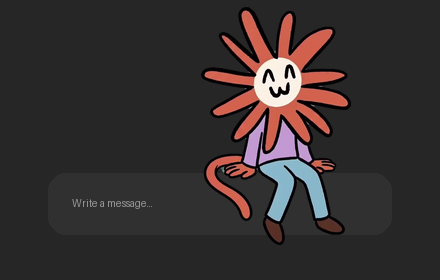
#> input picture store-assets/promo-440x280.png, 440 x 280 px
$ python slice.py ../../store-assets/promo-440x280.png
#> lines starting #> are read from the running program, lines starting #| are printed output that depends on the picture; after the words box and inside, x2 and y2 are one past the last pixel; in counts of white or black regions, pixels touching at a corner belong together
#!/usr/bin/env python3
"""
Local, model-free layer slicer for the flat color-coded mascot art.

Every pixel is classified to the NEAREST palette centroid. Grey centroids
(the fake checkerboard background AND the stone ledge) are discarded; the
chromatic character colors are kept. Black outline pixels are reassigned to
the nearest colored region. Same-color regions are split into instances by
connected components. Output layers are RGBA at the ORIGINAL canvas position,
so they stack back perfectly.

Usage: uv run python slice.py output/hero/nano-pro.png
"""
import sys
from pathlib import Path
import numpy as np
from PIL import Image
from scipy import ndimage

SRC = Path(sys.argv[1] if len(sys.argv) > 1 else "output/hero/nano-pro.png")
OUT = Path("output/layers/local"); OUT.mkdir(parents=True, exist_ok=True)

# chromatic character colors (greys are handled by saturation, not centroids).
COLORS = {
    "terracotta": (208, 96, 64), "blue": (128, 176, 192),
    "white": (240, 240, 224),    "lavender": (192, 160, 208),
    "brown": (80, 48, 32),
}
NAMES = list(COLORS) + ["black"]
CENT = np.array([COLORS[n] for n in COLORS], dtype=np.int16)
BG, BLACK = -1, len(COLORS)            # label sentinels
SAT_MIN, DARK_MAX = 30, 78             # grey if sat<SAT_MIN & bright; black if max<DARK_MAX


def classify(rgb):
    """Label per pixel: greys(by low saturation)->BG, dark->BLACK, else nearest color.

    Saturation-first keeps the grey checkerboard AND grey ledge out, while the
    near-black outlines (low sat but very dark) are preserved as their own class.
    """
    a = rgb.astype(np.int16)
    mx, mn = a.max(-1), a.min(-1)
    sat = mx - mn
    lab = np.full(rgb.shape[:2], BG, np.int16)
    chromatic = sat >= SAT_MIN
    black = (~chromatic) & (mx < DARK_MAX)
    d = ((a[:, :, None, :] - CENT[None, None]) ** 2).sum(-1)
    nearest = d.argmin(-1).astype(np.int16)
    lab[chromatic] = nearest[chromatic]
    lab[black] = BLACK
    return lab


def mask_for(lab, *names):
    m = np.zeros(lab.shape, bool)
    for n in names:
        m |= lab == NAMES.index(n)
    return m


def reassign_black(lab, keep_mask):
    """give each black pixel the color label of its nearest colored neighbor."""
    black = lab == NAMES.index("black")
    colored = keep_mask & ~black
    if not colored.any():
        return lab
    # nearest colored pixel index for every pixel
    idx = ndimage.distance_transform_edt(~colored, return_distances=False,
                                         return_indices=True)
    nearest = lab[tuple(idx)]
    out = lab.copy()
    out[black] = nearest[black]
    return out


def components(mask, min_px=400):
    lbl, n = ndimage.label(mask)
    comps = []
    for i in range(1, n + 1):
        m = lbl == i
        if m.sum() < min_px:
            continue
        ys, xs = np.where(m)
        comps.append({"mask": m, "cx": xs.mean(), "cy": ys.mean(),
                      "x0": xs.min(), "x1": xs.max(), "y0": ys.min(), "y1": ys.max(),
                      "n": int(m.sum())})
    return comps


def save_layer(name, mask, rgb, extend_up=0):
    if extend_up:
        mask = extend_top(mask, extend_up, rgb)
    out = np.zeros((*mask.shape, 4), np.uint8)
    out[..., :3] = rgb
    out[..., 3] = np.where(mask, 255, 0)
    Image.fromarray(out, "RGBA").save(OUT / f"{name}.png")
    ys, xs = np.where(mask)
    bbox = (int(xs.min()), int(ys.min()), int(xs.max()), int(ys.max())) if mask.any() else None
    print(f"  {name:11s} {int(mask.sum()):7d}px  bbox={bbox}")


def extend_top(mask, px, rgb):
    """fill upward from each column's topmost pixel so a moving joint shows no gap."""
    out = mask.copy()
    cols = np.where(mask.any(0))[0]
    for x in cols:
        ys = np.where(mask[:, x])[0]
        top = ys.min()
        lo = max(0, top - px)
        out[lo:top, x] = True
        rgb[lo:top, x] = rgb[top, x]   # carry the column's color upward
    return out


def main():
    im = Image.open(SRC).convert("RGB")
#> im is the input picture: PIL image 440x280 RGB; mean R, G, B 53.7, 47.5, 47.3
    rgb = np.array(im)
    H, W = rgb.shape[:2]
#> H = 280; W = 440
    print(f"source {SRC.name} {W}x{H}")
#| source promo-440x280.png 440x280
    lab = classify(rgb)
#> in classify, `chromatic = sat >= SAT_MIN`:
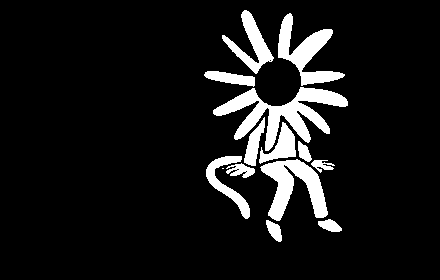
#> chromatic: shape (280, 440) bool; 9.2% white; 14 white regions (1 under 20 px), largest, box (x1, y1, x2, y2) and area: (213, 87, 348, 151) 3116, (260, 159, 328, 221) 1981, (278, 13, 345, 86) 1763
#> in classify, `black = (~chromatic) & (mx < DARK_MAX)`: black: shape (280, 440) bool; 89.2% white; 33 black regions (19 under 20 px), largest, box (x1, y1, x2, y2) and area: (204, 10, 348, 151) 7911, (260, 159, 328, 221) 2053, (243, 115, 297, 167) 1218

    keep = lab != BG                          # character = non-grey
#> keep: shape (280, 440) bool; 98.5% white; 115 black regions (109 under 20 px), largest, box (x1, y1, x2, y2) and area: (254, 58, 301, 106) 1471, (122, 201, 134, 207) 47, (72, 199, 82, 207) 38, (89, 199, 97, 207) 29, (135, 201, 140, 209) 25, (108, 201, 115, 207) 22
    lab = reassign_black(lab, keep)           # outlines -> nearest color
    keep = lab != BG

    blue = mask_for(lab, "blue") & keep
    brown = mask_for(lab, "brown") & keep
    lav = mask_for(lab, "lavender") & keep
    terra_only = mask_for(lab, "terracotta") & keep
    white = mask_for(lab, "white") & keep
#> the loop in mask_for (call 5), `for n in names:` made 1 pass
#> pass 1, in mask_for (call 5), `m |= lab == NAMES.index(n)`:
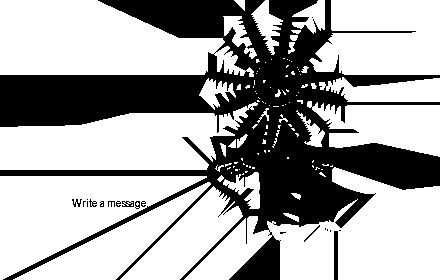
#> m: shape (280, 440) bool; 65.3% white; 22 black regions (14 under 20 px), largest, box (x1, y1, x2, y2) and area: (0, 0, 440, 280) 42291, (334, 231, 338, 280) 196, (122, 201, 134, 207) 47

    print("component scan:")
    for nm, m in [("blue", blue), ("brown", brown), ("lavender", lav),
                  ("terracotta", terra_only)]:
        cs = components(m)
        print(f"  {nm}: {len(cs)} parts " +
              ", ".join(f"[cx={c['cx']:.0f},cy={c['cy']:.0f},n={c['n']}]" for c in cs))
#> this loop made 4 passes
#> (nm, n in components) on passes 1 to 4: ('blue', 38), ('brown', 371), ('lavender', 78), ('terracotta', 19)
#> (printed output is left out)

    # ---- legs (blue): split into L/R ----
    legs = sorted(components(blue), key=lambda c: c["cx"])
#> after the loop in components (call 5), `for i in range(1, n + 1):`: m: shape (280, 440) bool; 0% white in thin lines or dots, all inside (x1, y1, x2, y2) = (291, 224, 293, 225)
#> legs = 1 item
    print("\nwriting layers:")
    if len(legs) >= 2:
        save_layer("leg-left", legs[0]["mask"], rgb.copy(), extend_up=120)
        save_layer("leg-right", legs[-1]["mask"], rgb.copy(), extend_up=120)
    elif legs:
        # touching: split at vertical midline of the blob
        m = legs[0]["mask"]; mid = int((legs[0]["x0"] + legs[0]["x1"]) / 2)
#> after `m = legs[0]['mask']`: m: shape (280, 440) bool; 3.2% white; 1 white region, box (x1, y1, x2, y2) and area: (255, 155, 366, 227) 3895
#> after `mid = int((legs[0]['x0'] + legs[0]['x1']) / 2)`: mid = 310
        L = m.copy(); L[:, mid:] = False
#> after `L[:, mid:] = False`: L: shape (280, 440) bool; 2% white; 5 white regions (3 under 20 px), largest, box (x1, y1, x2, y2) and area: (255, 155, 310, 224) 2337, (299, 217, 310, 227) 72
        R = m.copy(); R[:, :mid] = False
#> after `R[:, :mid] = False`:
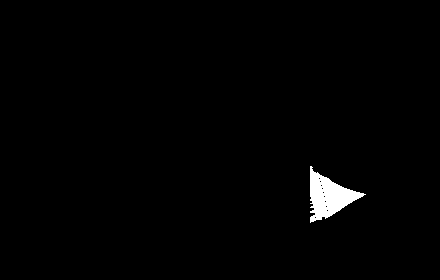
#> R: shape (280, 440) bool; 1.2% white; 1 white region, box (x1, y1, x2, y2) and area: (310, 166, 366, 223) 1477
        save_layer("leg-left", L, rgb.copy(), extend_up=120)
#> in extend_top, `cols = np.where(mask.any(0))[0]`: cols = 55 values from 255 to 309
#> the loop in extend_top, `for x in cols:` made 55 passes
#> (top, lo) on passes 5 to 16: (165, 45), (163, 43), (163, 43), (162, 42), (163, 43), (163, 43), (163, 43), (163, 43), (160, 40), (162, 42), (162, 42), (162, 42)
#> (ys, top, lo) on passes 1 to 4: ([164, 165, 166, 167], 164, 44), ([164, 165, 166, 167], 164, 44), ([164, 165, 166, 167], 164, 44), ([165, 170, 171, 172], 165, 45)
#> after the loop in extend_top, `for x in cols:`: out: shape (280, 440) bool; 7.3% white; 5 white regions (3 under 20 px), largest, box (x1, y1, x2, y2) and area: (255, 35, 310, 224) 8937, (299, 217, 310, 227) 72
#> in save_layer, `out[..., 3] = np.where(mask, 255, 0)`: out: shape (280, 440, 4); mean of channels 0, 1, 2, 3 48.7, 45.1, 45.8, 18.7
#> in save_layer, `ys, xs = np.where(mask)`: ys = 9018 values from 35 to 226; xs = 9018 values, max 309 at index 294, min 255 at index 188, mean 282
#> in save_layer, `bbox = (int(xs.min()), int(ys.min()), int(xs.max()), int(ys.max())) if..`: bbox = (255, 35, 309, 226)
#|   leg-left       9018px  bbox=(255, 35, 309, 226)
        save_layer("leg-right", R, rgb.copy(), extend_up=120)
#> call 2 of save_layer, with name = 'leg-right', extend_up = 120
#> the loop in extend_top (call 2), `for x in cols:` made 56 passes
#> (top, lo) on passes 1 to 12: (166, 46), (166, 46), (167, 47), (171, 51), (172, 52), (172, 52), (173, 53), (172, 52), (173, 53), (174, 54), (175, 55), (175, 55)
#> (ys, top, lo) on passes 43 to 48: ([190, 191, 192, 193, 194, 195, 196, 197, 198, 199, 200, 201], 190, 70), ([191, 192, 193, 194, 195, 196, 197, 198, 199, 200], 191, 71), ([191, 192, 193, 194, 195, 196, 197, 198, 199, 200], 191, 71), ([191, 192, 193, 194, 195, 196, 197, 198, 199], 191, 71), ([192, 193, 194, 195, 196, 197, 198, 199], 192, 72), ([192, 193, 194, 195, 196, 197, 198], 192, 72)
#> after the loop in extend_top (call 2), `for x in cols:`: out: shape (280, 440) bool; 6.7% white; 1 white region, box (x1, y1, x2, y2) and area: (310, 46, 366, 223) 8197
#> in save_layer (call 2), `out[..., 3] = np.where(mask, 255, 0)`:
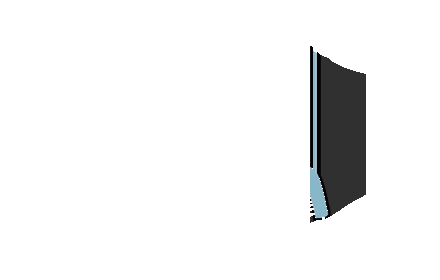
#> out: shape (280, 440, 4); mean of channels 0, 1, 2, 3 52.9, 47.9, 48, 17; transparent parts drawn white
#> in save_layer (call 2), `ys, xs = np.where(mask)`: ys = 8197 values from 46 to 222; xs = 8197 values, max 365 at index 668, min 310 at index 0, mean 335.8
#> in save_layer (call 2), `bbox = (int(xs.min()), int(ys.min()), int(xs.max()), int(ys.max())) if..`: bbox = (310, 46, 365, 222)
#|   leg-right      8197px  bbox=(310, 46, 365, 222)

    # ---- feet (brown): split into L/R ----
    feet = sorted(components(brown), key=lambda c: c["cx"])
#> after the loop in components (call 6), `for i in range(1, n + 1):`: m: shape (280, 440) bool; 0% white in thin lines or dots, all inside (x1, y1, x2, y2) = (280, 240, 281, 241)
#> feet = 9 items
    for nm, c in zip(["foot-left", "foot-right"], feet[:2] if len(feet) >= 2 else []):
        save_layer(nm, c["mask"], rgb.copy())
#> this loop made 2 passes
#> bbox in save_layer on passes 1 to 2: (0, 75, 213, 126), (0, 170, 206, 175)
#|   foot-left      8964px  bbox=(0, 75, 213, 126)
#|   foot-right     1242px  bbox=(0, 170, 206, 175)

    # ---- body (lavender sweater + arms) as one base layer ----
    save_layer("body", lav, rgb.copy())
#> in save_layer (call 5), `out[..., 3] = np.where(mask, 255, 0)`:
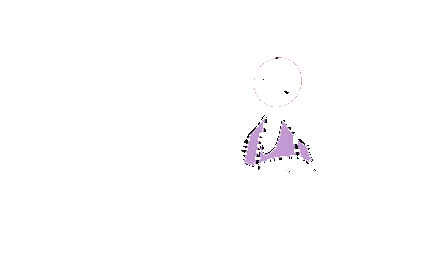
#> out: shape (280, 440, 4); mean R, G, B, A 53.7, 47.5, 47.3, 3; transparent parts drawn white
#> in save_layer (call 5), `ys, xs = np.where(mask)`: ys = 1453 values from 57 to 172; xs = 1453 values, max 315 at index 1449, min 241 at index 867, mean 274.2
#> in save_layer (call 5), `bbox = (int(xs.min()), int(ys.min()), int(xs.max()), int(ys.max())) if..`: bbox = (241, 57, 315, 172)
#|   body           1453px  bbox=(241, 57, 315, 172)

    # ---- head: bridge the petal/outline gaps, take the blob around the disc ----
    # disc centre = centroid of the largest white component (the face)
    disc = max(components(white, min_px=200), key=lambda c: c["n"])
#> in components (call 7), `lbl, n = ndimage.label(mask)`:
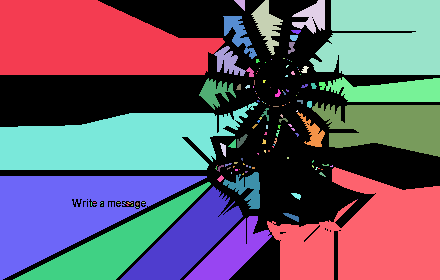
#> lbl: shape (280, 440) int32; 138 distinct labels, from 0 to 137; one colour per label, 0 black
#> in components (call 7), `lbl, n = ndimage.label(mask)`: n = 137
#> the loop in components (call 7), `for i in range(1, n + 1):` made 137 passes
#> pass 3, in components (call 7), `m = lbl == i`:
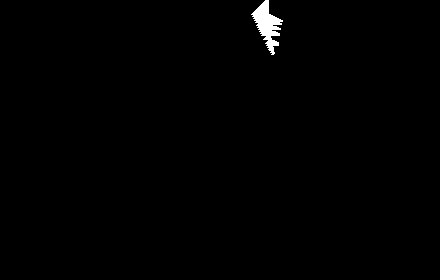
#> m: shape (280, 440) bool; 0.62% white; 1 white region, box (x1, y1, x2, y2) and area: (251, 0, 283, 55) 760
#> after the loop in components (call 7), `for i in range(1, n + 1):`: comps = 17 items
#> disc = 8 items
    head_colors = terra_only | white
    bridged = ndimage.binary_dilation(head_colors, iterations=7)
    hl, _ = ndimage.label(bridged)
    head_region = hl == hl[int(disc["cy"]), int(disc["cx"])]
    head_mask = head_region & (terra_only | white)
    save_layer("head", head_mask, rgb.copy())
#|   head          88982px  bbox=(0, 0, 439, 279)

    # ---- tail + hands = terracotta outside the head ----
    rest = components(terra_only & ~head_region, min_px=300)
#> rest = []
    if rest:
        tail = max(rest, key=lambda c: c["n"])           # tail = biggest leftover
        save_layer("tail", tail["mask"], rgb.copy(), extend_up=40)
        hands = [c for c in rest if c is not tail]
        if hands:
            hm = np.zeros((H, W), bool)
            for c in hands:
                hm |= c["mask"]
            save_layer("hands", hm, rgb.copy())

    # ---- preview recomposite ----
    comp = np.zeros((H, W, 4), np.uint8)
    for f in ["body", "leg-left", "leg-right", "foot-left", "foot-right",
              "tail", "hands", "head"]:
        p = OUT / f"{f}.png"
        if not p.exists():
            continue
        l = np.array(Image.open(p))
        a = l[..., 3:4] / 255.0
        comp[..., :3] = (l[..., :3] * a + comp[..., :3] * (1 - a)).astype(np.uint8)
        comp[..., 3] = np.maximum(comp[..., 3], l[..., 3])
    Image.fromarray(comp, "RGBA").save(OUT / "_recomposite.png")
    print("\nwrote", OUT / "_recomposite.png")


if __name__ == "__main__":
    main()
